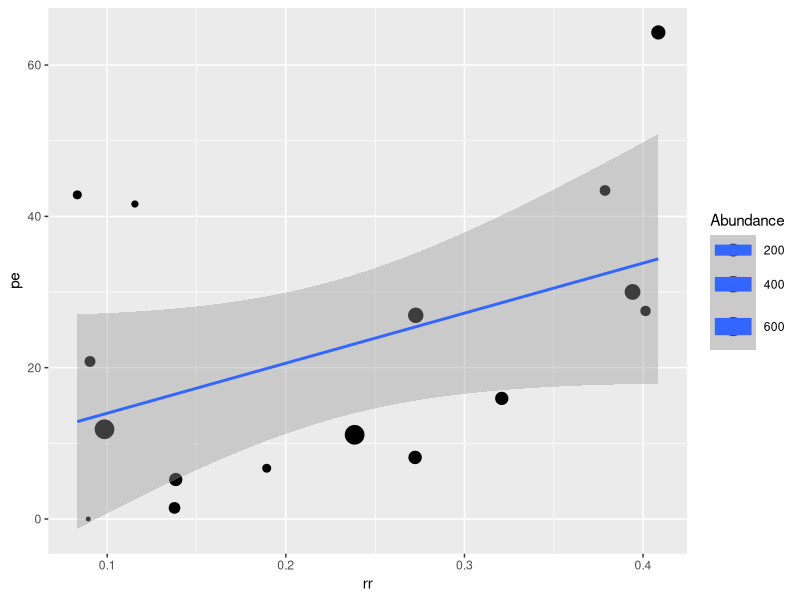
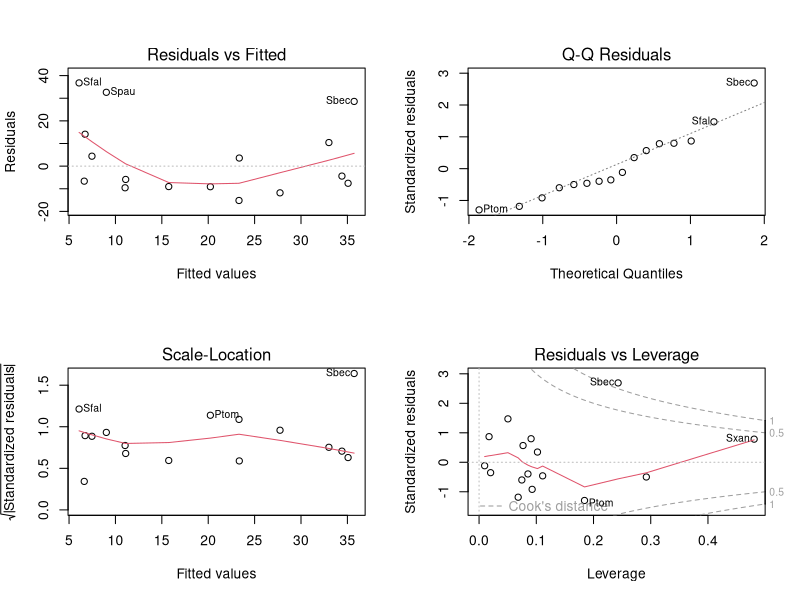
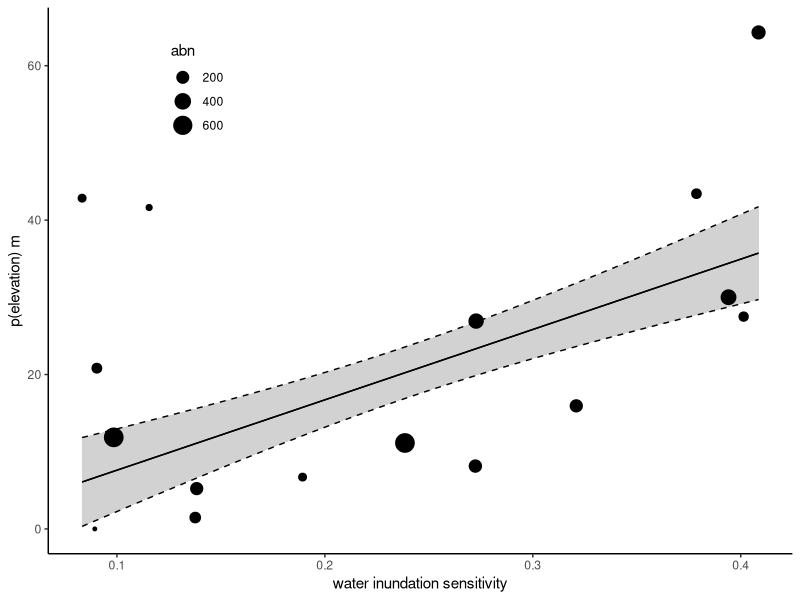
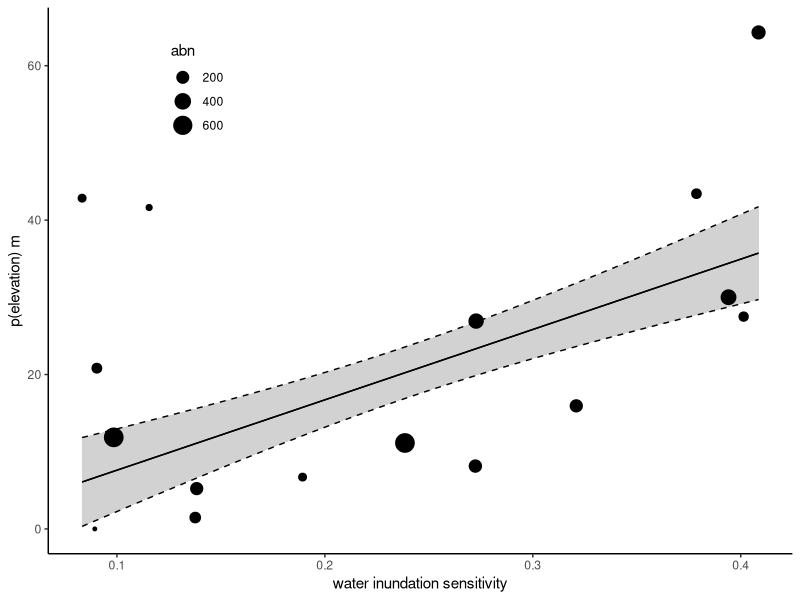

These charts were generated, in order, by the following R code:
################################################################################
# title: flooding sensitivity response predicting species distributions 
# author: James Margrove 

# IMPORT FUNCTIONS AND PACKAGES
require(ggplot2)

##### IMPORT DATA 
riskratio_data <- read.table("./data/riskratio_data.txt", header = TRUE)
spdata <- read.table("./data/spdata.txt", header = TRUE)
riskratio_data$pe <- read.table("./data/pelev_data.txt", header = TRUE)$pe

##### Calculating the abundance 
abn <- with(spdata[spdata$sp %in% riskratio_data$sp,], tapply(sp, sp, length))
riskratio_data$Abundance <- abn[!is.na(abn)]

##### Explore 
ggplot(riskratio_data, aes(x = rr, y = pe, size = Abundance)) + 
  geom_point() + 
  stat_smooth(method = lm)

##### Model data with a weighted linear model 
model <- lm(pe ~ rr, weight = abn, data = riskratio_data)
summary(model)

##### model evaluation 
par(mfrow=c(2,2))
plot(model)

##### bootstrap the data 
preds <- expand.grid(rr = with(riskratio_data, 
                               seq(from = min(rr), 
                                   to = max(rr), 
                                   length = 100)))

preds$p <- predict(model, preds, type = "response")
preds$CI <- predict(model, preds, type = "response", se.fit = TRUE)$se.fit
colnames(preds)

##### Graph the predictions 
p1 <- ggplot(preds, aes(x = rr, y = p)) + 
        geom_line() + 
        geom_ribbon(aes(ymin = p - CI, ymax = p + CI), alpha = 0.22) +
        geom_line(aes(x=rr, y=p-CI), linetype = 2) + 
        geom_line(aes(x=rr, y=p+CI), linetype = 2) + 
        geom_point(data = riskratio_data, aes(x = rr, y = pe, size = abn)) + 
        geom_line() + 
        ylab("p(elevation) m") + 
        xlab("water inundation sensitivity") +
        theme_classic() +
        theme(legend.position = c(0.2,0.85))

p1

ggsave(p1, file = './graphs/floodingsensitivity_pelevation.png')




